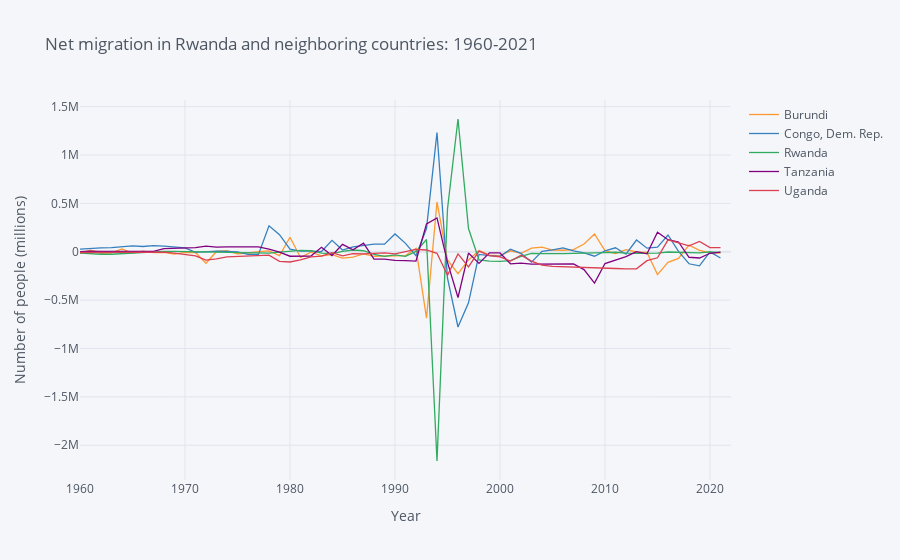

The notebook cell this image was saved under:
### Markdown cell above
#### Net Migration in Rwanda and Neighboring Countries <a name="net-migration-in-rwanda-and-neighboring-countries"></a>

### Code cell
# Net migration in Rwanda and countries neighboring Rwanda.

# One variable: Net migration
variable_labels = {"SM.POP.NETM": "Net migration"}

# Four countries: Rwanda, Burundi, DRC, Tanzania
countries = {"RWA": "Rwanda",
             "BDI":"Burundi",
             "COD": "Democratic Republic of Congo",
             "TZA": "Tanzania",
             "UGA": "Uganda"}

# Get dataframe
migration = wbdata.get_dataframe(variable_labels, country = countries).squeeze()

#Unstack
migration = migration.unstack('country')

# Date index is of type string; change to integers
migration.index = migration.index.astype(int)

# Print graph from 1960-2022
migration.iplot(title="Net migration in Rwanda and neighboring countries: 1960-2021",xTitle='Year',yTitle='Number of people (millions)')
